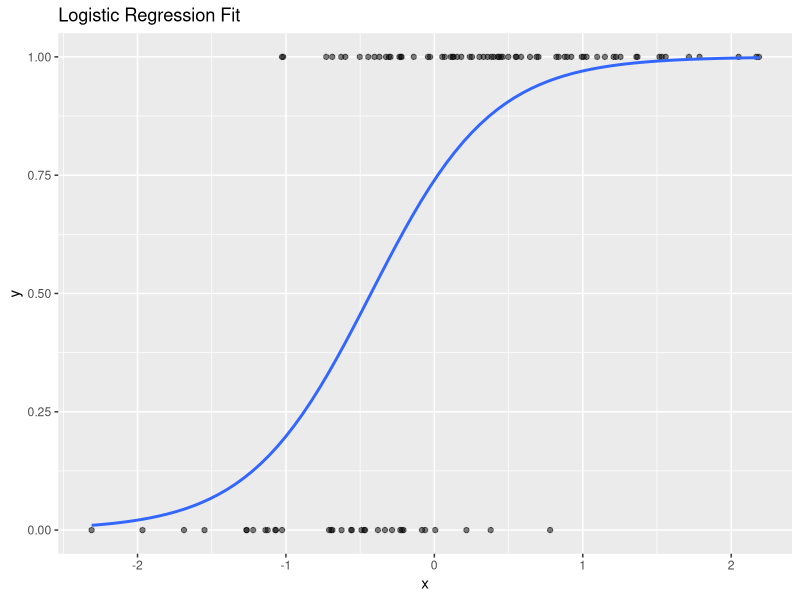
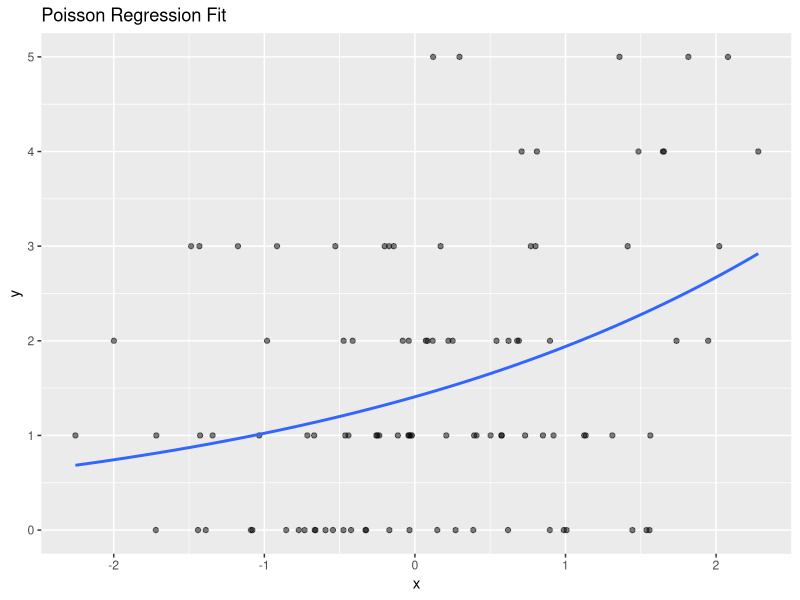
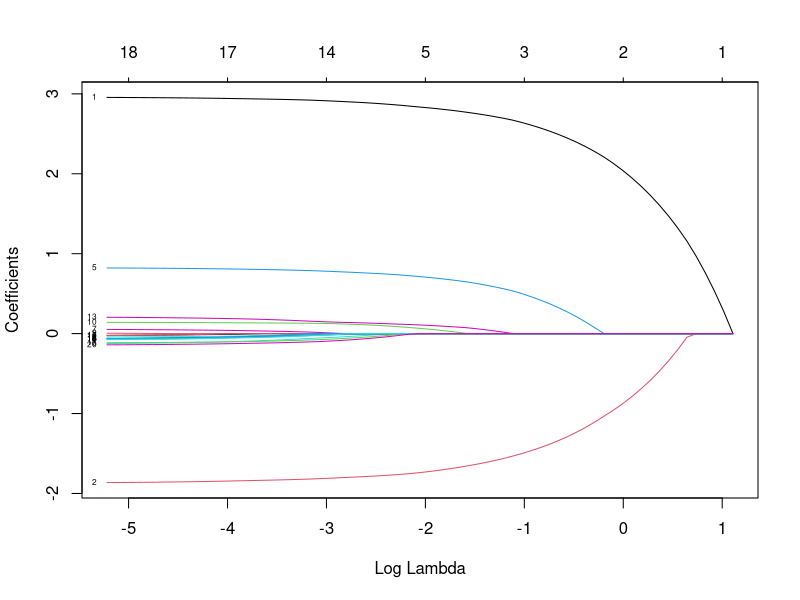
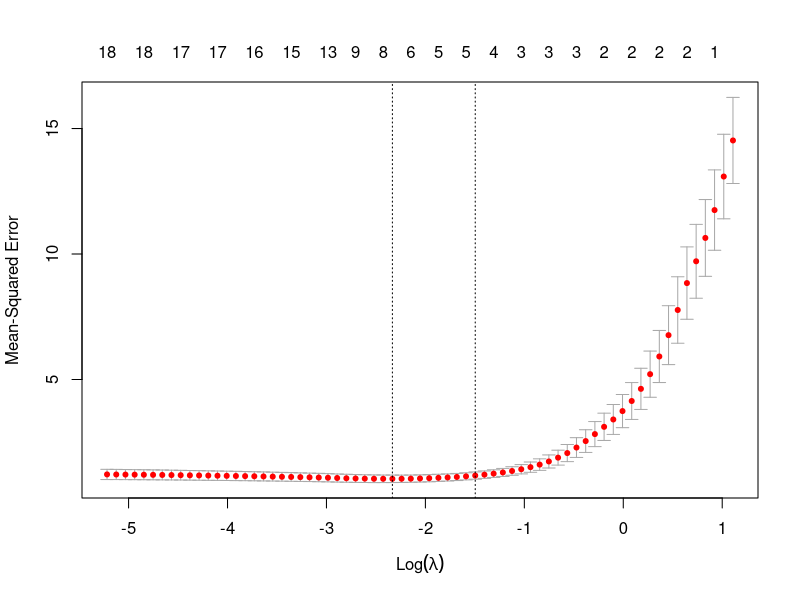

Recreate these plots in R, in order.
## ---- chunk 1
# Simulate data for logistic regression
set.seed(123)
n <- 100
x <- rnorm(n)
z <- 1 + 2 * x
p <- 1 / (1 + exp(-z))
y <- rbinom(n, size = 1, prob = p)
logistic_data <- data.frame(x = x, y = y)

# Fit logistic regression model
logit_fit <- glm(y ~ x, data = logistic_data, family = binomial)

# Summary of the model
summary(logit_fit)
## ---- chunk 2
# Simulate data for Poisson regression
set.seed(456)
x <- rnorm(n)
lambda <- exp(0.5 + 0.3 * x)
y <- rpois(n, lambda = lambda)
poisson_data <- data.frame(x = x, y = y)

# Fit Poisson regression model
poisson_fit <- glm(y ~ x, data = poisson_data, family = poisson)

# Summary of the model
summary(poisson_fit)
## ---- chunk 3
library(ggplot2)

# Logistic Regression Fit
p1 <- ggplot(logistic_data, aes(x = x, y = y)) +
  geom_point(alpha = 0.5) +
  stat_smooth(method = "glm", method.args = list(family = "binomial"), se = FALSE) +
  ggtitle("Logistic Regression Fit")

# Poisson Regression Fit
p2 <- ggplot(poisson_data, aes(x = x, y = y)) +
  geom_point(alpha = 0.5) +
  stat_smooth(method = "glm", method.args = list(family = "poisson"), se = FALSE) +
  ggtitle("Poisson Regression Fit")

p1
p2
## ---- chunk 4
library(glmnet)

# Simulate some data
set.seed(789)
X <- matrix(rnorm(100*20), 100, 20)
beta <- c(3, -2, 0, 0, 1, rep(0, 15))
y <- X %*% beta + rnorm(100)

# Fit Ridge Regression
ridge_fit <- glmnet(X, y, alpha = 0) # alpha=0 for Ridge

# Fit Lasso Regression
lasso_fit <- glmnet(X, y, alpha = 1) # alpha=1 for Lasso

# Plot coefficient paths
plot(lasso_fit, xvar = "lambda", label = TRUE)

# Cross-validation to choose optimal lambda
cv_lasso <- cv.glmnet(X, y, alpha = 1)
plot(cv_lasso)

# Best lambda
cv_lasso$lambda.min
